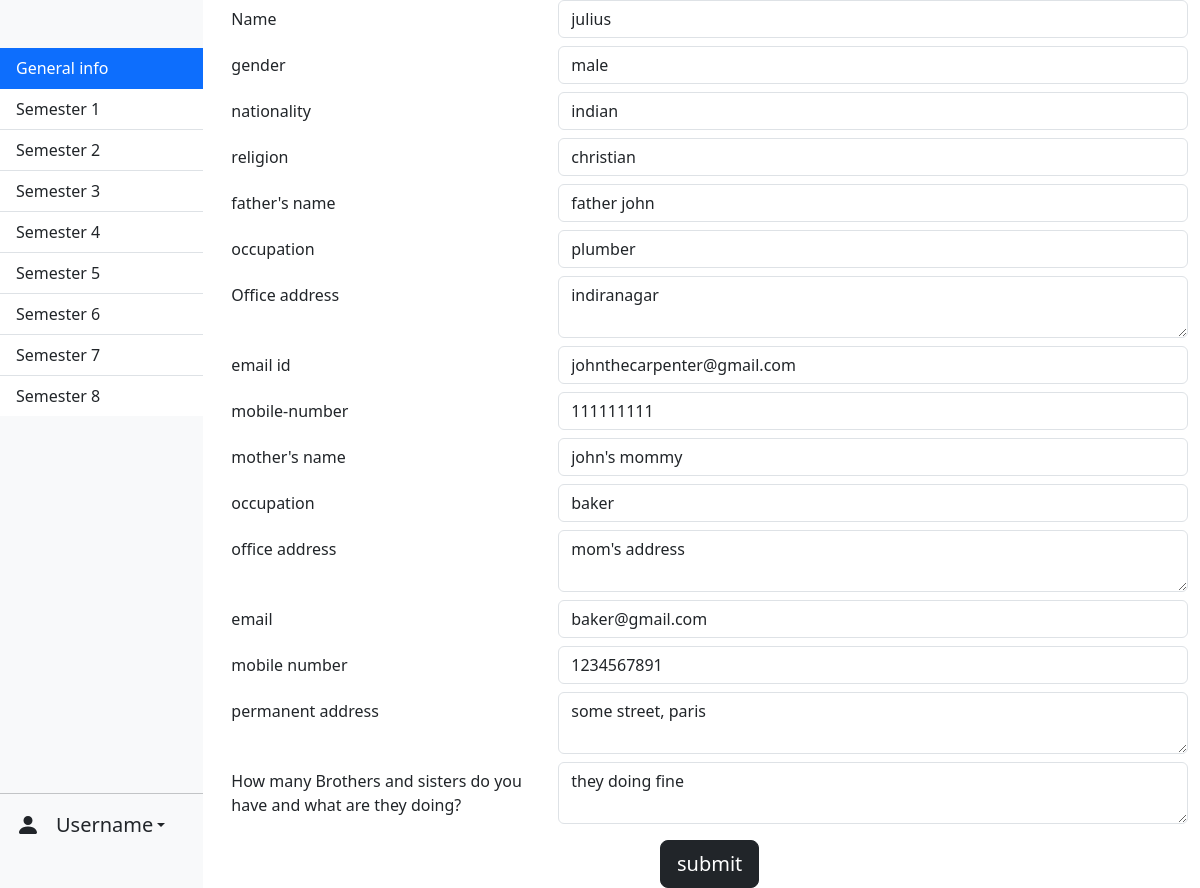
/general-edit (signed in), run on the app's committed database.
### app.py (models this page shows, shortened)
class General(db.Model):
    __tablename__ = 'general_information'
    id = db.Column(db.Integer, primary_key=True)
    user_id = db.Column(db.Integer, db.ForeignKey('users.id'))
    name = db.Column(db.String(100))
    gender = db.Column(db.String(100))
    nationality = db.Column(db.String(100))
    religion = db.Column(db.String(100))
    fname = db.Column(db.String(100))
    foccupation = db.Column(db.String(100))
    foffice = db.Column(db.String(200))
    femail = db.Column(db.String(100))
    fmobile = db.Column(db.String(20))
    mname = db.Column(db.String(100))
    moccupation = db.Column(db.String(100))
    moffice = db.Column(db.String(200))
    memail = db.Column(db.String(100))
    mmobile = db.Column(db.String(20))
    permanent_address = db.Column(db.String(200))
    bro_sis = db.Column(db.String(300))

### app.py (the view)
@app.route("/general-edit", methods=['GET', 'POST'])
def edit_general():
    if request.method == 'POST':
        name = request.form.get('name')
        gender = request.form.get('gender')
        nationality = request.form.get('nationality')
        religion = request.form.get('religion')
        fname = request.form.get('fname')
        foccupation = request.form.get('f-occupation')
        foffice = request.form.get('f-office-address')
        femail = request.form.get('f-email')
        fnum = request.form.get('f-num')
        mname = request.form.get('m-name')
        moccupation = request.form.get('m-occupation')
        moffice = request.form.get('m-address')
        memail = request.form.get('m-email')
        mnum = request.form.get('m-number')
        address = request.form.get('permanent-address')
        bro_sis = request.form.get('bro-sis')
        general_info = General(user_id=session['user_id'], name=name,
                               gender=gender, nationality=nationality, religion=religion,
                               fname=fname, foccupation=foccupation, foffice=foffice, femail=femail,
                               fmobile=fnum, mname=mname, moccupation=moccupation, moffice=moffice,
                               memail=memail, mmobile=mnum, permanent_address=address, bro_sis=bro_sis)
        to_be_deleted = General.query.filter_by(user_id=session['user_id']).first()
        db.session.delete(to_be_deleted)
        db.session.add(general_info)
        db.session.commit()
        return redirect("/general")
    else:
        general_info = General.query.filter_by(user_id=session["user_id"]).first()
        return render_template("general-edit.html", general=general_info)

### templates/general-edit.html (shortened to what this page needs)
{% extends "layout.html" %}
{% block body %}
<main style="max-width: 1200px;" class="container ms-3">
    <form action="/general-edit" method="post">
        <div class="row gy-2">
            <div class="col-12">
                <div class="row">
                    <div class="col-4">
                        <label for="name" class="col-form-label">Name</label>
                    </div>
                    <div class="col">
                        <input type="text" name="name" class="form-control" id="name" value="{{ general.name if general else '' }}">
                    </div>
                </div>
            </div>
            <div class="col-12">
                <div class="row">
                    <div class="col-4">
                        <label for="gender" class="col-form-label">gender</label>
                    </div>
                    <div class="col">
                        <input type="text" class="form-control" name="gender" id="gender" value="{{ general.gender if general else '' }}">
                    </div>
                </div>
            </div>
            <div class="col-12">
                <div class="row">
                    <div class="col-4">
                        <label for="nationality" class="col-form-label">nationality</label>
                    </div>
                    <div class="col">
                        <input type="text" class="form-control" name="nationality" id="nationality" value="{{ general.nationality if general else '' }}">
                    </div>
                </div>
            </div>
            <div class="col-12">
                <div class="row">
                    <div class="col-4">
                        <label for="religion" class="col-form-label">religion</label>
                    </div>
                    <div class="col">
                        <input type="text" class="form-control" name="religion" id="religion" value="{{ general.religion if general else '' }}">
                    </div>
                </div>
            </div>
            <div class="col-12">
                <div class="row">
                    <div class="col-4">
                        <label for="f-name" class="col-form-label">father's name</label>
                    </div>
                    <div class="col">
                        <input type="text" class="form-control" name="fname" id="f-name" value="{{ general.fname if general else '' }}">
                    </div>
                </div>
            </div>
            <div class="col-12">
                <div class="row">
                    <div class="col-4">
                        <label for="f-occupation" class="col-form-label">occupation</label>
                    </div>
                    <div class="col">
                        <input type="text" class="form-control" name="f-occupation" id="f-occupation" value="{{ general.foccupation if general else '' }}">
                    </div>
                </div>
            </div>
            <div class="col-12">
                <div class="row">
                    <div class="col-4">
                        <label for="f-office-address" class="col-form-label">Office address</label>
                    </div>
                    <div class="col">
                        <textarea type="text" class="form-control" name="f-office-address" id="f-office-address" rows="2">{{ general.foffice if general else '' }}</textarea>
                    </div>
                </div>
            </div>
            <div class="col-12">
                <div class="row">
                    <div class="col-4">
                        <label for="f-email" class="col-form-label">email id</label>
                    </div>
                    <div class="col">
                        <input type="email" class="form-control" name="f-email" id="f-email" value="{{ general.femail if general else '' }}">
                    </div>
                </div>
            </div>
            <div class="col-12">
                <div class="row">
                    <div class="col-4">
                        <label for="f-num" class="col-form-label">mobile-number</label>
                    </div>
                    <div class="col">
                        <input type="text" class="form-control" name="f-num" id="f-num" value="{{ general.fmobile if general else '' }}">
                    </div>
                </div>
            </div>
            <div class="col-12">
                <div class="row">
                    <div class="col-4">
                        <label for="m-name" class="col-form-label">mother's name</label>
                    </div>
                    <div class="col">
                        <input type="text" class="form-control" name="m-name" id="m-name" value="{{ general.mname if general else '' }}">
                    </div>
                </div>
            </div>
            <div class="col-12">
                <div class="row">
                    <div class="col-4">
                        <label for="m-occupation" class="col-form-label">occupation</label>
                    </div>
                    <div class="col">
                        <input type="text" class="form-control" name="m-occupation" id="m-occupation" value="{{ general.moccupation if general else '' }}">
                    </div>
                </div>
            </div>
            <div class="col-12">
                <div class="row">
                    <div class="col-4">
                        <label for="m-address" class="col-form-label">office address</label>
                    </div>
                    <div class="col">
                        <textarea type="text" class="form-control" id="m-address" name="m-address" rows="2">{{ general.moffice if general else '' }}</textarea>
                    </div>
                </div>
            </div>
            <div class="col-12">
                <div class="row">
                    <div class="col-4">
                        <label for="m-email" class="col-form-label">email</label>
                    </div>
                    <div class="col">
                        <input type="email" class="form-control" name="m-email" id="m-email" value="{{ general.memail if general else '' }}">
                    </div>
                </div>
            </div>
            <div class="col-12">
                <div class="row">
                    <div class="col-4">
                        <label for="m-number" class="col-form-label">mobile number</label>
                    </div>
                    <div class="col">
                        <input type="text" class="form-control" name="m-number" id="m-number" value="{{ general.mmobile if general else '' }}">
                    </div>
                </div>
            </div>
            <div class="col-12">
                <div class="row">
                    <div class="col-4">
                        <label for="permanent-address" class="col-form-label">permanent address</label>
                    </div>
                    <div class="col">
                        <textarea type="text" class="form-control" name="permanent-address" id="permanent-address" rows="2">{{ general.permanent_address if general else '' }}</textarea>
                    </div>
                </div>
            </div>
            <div class="...">
                <div class="row">
                    <div class="col-12 col-md-4">
                        <label for="bro-sis" class="col-form-label">How many Brothers and sisters do you have and what are they doing?</label>
                    </div>
                    <div class="col-12 col-md-8">
                        <textarea type="text" class="form-control" name="bro-sis" id="bro-sis" rows="2">{{ general.bro_sis if general else '' }}</textarea>
                    </div>
                </div>
            </div>
        </div>
        <div class="col-12 d-flex justify-content-center">
            <input class="btn btn-dark mt-3 d-none d-md-block btn-lg" type="submit" value="submit">
        </div>
    </form>
</main>
{% endblock %}

### data on the page
General: name "julius", gender "male", nationality "indian", religion "christian", fname "father john", f-occupation "plumber", f-office-address "indiranagar", f-email "johnthecarpenter@gmail.com", f-num "111111111", m-name "john's mommy", m-occupation "baker", m-address "mom's address", m-email "baker@gmail.com", m-number "1234567891", permanent-address "some street, paris", bro-sis "they doing fine"
